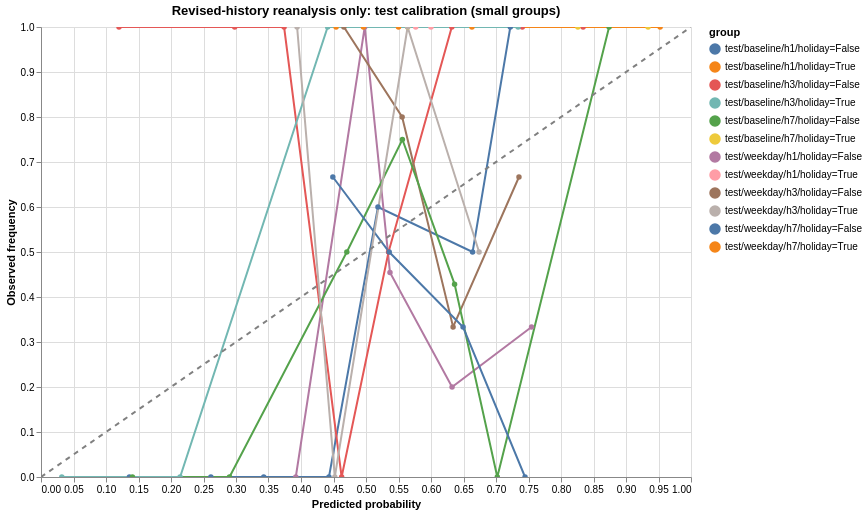

Vega-Lite specification for this chart:
### Vega-Lite specification from a JSON file in a GitHub repository (floating-point values rounded to 4 significant figures)
{"config": {"view": {"continuousWidth": 300, "continuousHeight": 300}}, "layer": [{"data": {"name": "data-9320f73cb7be068b4e6e6eed4d5ad2b8"}, "mark": {"type": "line", "point": true}, "encoding": {"color": {"field": "group", "type": "nominal"}, "tooltip": [{"field": "group", "type": "nominal"}, {"field": "n", "type": "quantitative"}, {"field": "predicted", "type": "quantitative"}, {"field": "observed", "type": "quantitative"}], "x": {"field": "predicted", "scale": {"domain": [0, 1]}, "title": "Predicted probability", "type": "quantitative"}, "y": {"field": "observed", "scale": {"domain": [0, 1]}, "title": "Observed frequency", "type": "quantitative"}}, "name": "view_3dafa51fbd023c09_0"}, {"data": {"name": "data-6e6c4049a01252609e9f1cc779ddb128"}, "mark": {"type": "line", "color": "gray", "strokeDash": [5, 5]}, "encoding": {"x": {"field": "p", "type": "quantitative"}, "y": {"field": "p", "type": "quantitative"}}}], "height": 450, "params": [{"name": "param_1e9efca18e7a2868", "select": {"type": "interval", "encodings": ["x", "y"]}, "bind": "scales", "views": ["view_3dafa51fbd023c09_0"]}], "title": "Revised-history reanalysis only: test calibration (small groups)", "width": 650, "$schema": "https://vega.github.io/schema/vega-lite/v6.4.1.json", "datasets": {"data-9320f73cb7be068b4e6e6eed4d5ad2b8": [{"group": "test/baseline/h1/holiday=False", "bin": 1, "n": 2, "predicted": 0.136, "observed": 0.0}, {"group": "test/baseline/h1/holiday=False", "bin": 2, "n": 3, "predicted": 0.2613, "observed": 0.0}, {"group": "test/baseline/h1/holiday=False", "bin": 3, "n": 3, "predicted": 0.3427, "observed": 0.0}, {"group": "test/baseline/h1/holiday=False", "bin": 4, "n": 2, "predicted": 0.443, "observed": 0.0}, {"group": "test/baseline/h1/holiday=False", "bin": 5, "n": 5, "predicted": 0.5184, "observed": 0.6}, {"group": "test/baseline/h1/holiday=False", "bin": 6, "n": 2, "predicted": 0.664, "observed": 0.5}, {"group": "test/baseline/h1/holiday=False", "bin": 7, "n": 4, "predicted": 0.722, "observed": 1.0}, {"group": "test/weekday/h1/holiday=False", "bin": 3, "n": 1, "predicted": 0.392, "observed": 0.0}, {"group": "test/weekday/h1/holiday=False", "bin": 4, "n": 1, "predicted": 0.498, "observed": 1.0}, {"group": "test/weekday/h1/holiday=False", "bin": 5, "n": 11, "predicted": 0.5369, "observed": 0.4545}, {"group": "test/weekday/h1/holiday=False", "bin": 6, "n": 5, "predicted": 0.6324, "observed": 0.2}, {"group": "test/weekday/h1/holiday=False", "bin": 7, "n": 3, "predicted": 0.7547, "observed": 0.3333}, {"group": "test/baseline/h3/holiday=False", "bin": 1, "n": 1, "predicted": 0.12, "observed": 1.0}, {"group": "test/baseline/h3/holiday=False", "bin": 2, "n": 1, "predicted": 0.298, "observed": 1.0}, {"group": "test/baseline/h3/holiday=False", "bin": 3, "n": 1, "predicted": 0.374, "observed": 1.0}, {"group": "test/baseline/h3/holiday=False", "bin": 4, "n": 4, "predicted": 0.4625, "observed": 0.0}, {"group": "test/baseline/h3/holiday=False", "bin": 5, "n": 6, "predicted": 0.5347, "observed": 0.5}, {"group": "test/baseline/h3/holiday=False", "bin": 6, "n": 3, "predicted": 0.632, "observed": 1.0}, {"group": "test/baseline/h3/holiday=False", "bin": 7, "n": 4, "predicted": 0.7405, "observed": 1.0}, {"group": "test/baseline/h3/holiday=False", "bin": 8, "n": 1, "predicted": 0.834, "observed": 1.0}, {"group": "test/weekday/h3/holiday=False", "bin": 4, "n": 2, "predicted": 0.466, "observed": 1.0}, {"group": "test/weekday/h3/holiday=False", "bin": 5, "n": 10, "predicted": 0.5556, "observed": 0.8}, {"group": "test/weekday/h3/holiday=False", "bin": 6, "n": 6, "predicted": 0.634, "observed": 0.3333}, {"group": "test/weekday/h3/holiday=False", "bin": 7, "n": 3, "predicted": 0.7353, "observed": 0.6667}, {"group": "test/baseline/h7/holiday=False", "bin": 1, "n": 3, "predicted": 0.1407, "observed": 0.0}, {"group": "test/baseline/h7/holiday=False", "bin": 2, "n": 1, "predicted": 0.29, "observed": 0.0}, {"group": "test/baseline/h7/holiday=False", "bin": 4, "n": 4, "predicted": 0.4705, "observed": 0.5}, {"group": "test/baseline/h7/holiday=False", "bin": 5, "n": 4, "predicted": 0.556, "observed": 0.75}, {"group": "test/baseline/h7/holiday=False", "bin": 6, "n": 7, "predicted": 0.6363, "observed": 0.4286}, {"group": "test/baseline/h7/holiday=False", "bin": 7, "n": 1, "predicted": 0.702, "observed": 0.0}, {"group": "test/baseline/h7/holiday=False", "bin": 8, "n": 1, "predicted": 0.874, "observed": 1.0}, {"group": "test/weekday/h7/holiday=False", "bin": 4, "n": 6, "predicted": 0.449, "observed": 0.6667}, {"group": "test/weekday/h7/holiday=False", "bin": 5, "n": 6, "predicted": 0.5357, "observed": 0.5}, {"group": "test/weekday/h7/holiday=False", "bin": 6, "n": 6, "predicted": 0.6493, "observed": 0.3333}, {"group": "test/weekday/h7/holiday=False", "bin": 7, "n": 3, "predicted": 0.7447, "observed": 0.0}, {"group": "test/baseline/h7/holiday=True", "bin": 5, "n": 1, "predicted": 0.564, "observed": 1.0}, {"group": "test/baseline/h7/holiday=True", "bin": 8, "n": 2, "predicted": 0.826, "observed": 1.0}, {"group": "test/baseline/h7/holiday=True", "bin": 9, "n": 2, "predicted": 0.934, "observed": 1.0}, {"group": "test/weekday/h7/holiday=True", "bin": 4, "n": 2, "predicted": 0.454, "observed": 1.0}, {"group": "test/weekday/h7/holiday=True", "bin": 5, "n": 1, "predicted": 0.55, "observed": 1.0}, {"group": "test/weekday/h7/holiday=True", "bin": 6, "n": 2, "predicted": 0.663, "observed": 1.0}, {"group": "test/baseline/h1/holiday=True", "bin": 4, "n": 1, "predicted": 0.496, "observed": 1.0}, {"group": "test/baseline/h1/holiday=True", "bin": 9, "n": 4, "predicted": 0.9525, "observed": 1.0}, {"group": "test/weekday/h1/holiday=True", "bin": 5, "n": 4, "predicted": 0.5765, "observed": 1.0}, {"group": "test/weekday/h1/holiday=True", "bin": 6, "n": 1, "predicted": 0.6, "observed": 1.0}, {"group": "test/baseline/h3/holiday=True", "bin": 0, "n": 1, "predicted": 0.032, "observed": 0.0}, {"group": "test/baseline/h3/holiday=True", "bin": 2, "n": 1, "predicted": 0.214, "observed": 0.0}, {"group": "test/baseline/h3/holiday=True", "bin": 4, "n": 2, "predicted": 0.441, "observed": 1.0}, {"group": "test/baseline/h3/holiday=True", "bin": 7, "n": 1, "predicted": 0.734, "observed": 1.0}, {"group": "test/weekday/h3/holiday=True", "bin": 3, "n": 1, "predicted": 0.394, "observed": 1.0}, {"group": "test/weekday/h3/holiday=True", "bin": 4, "n": 1, "predicted": 0.452, "observed": 0.0}, {"group": "test/weekday/h3/holiday=True", "bin": 5, "n": 1, "predicted": 0.564, "observed": 1.0}, {"group": "test/weekday/h3/holiday=True", "bin": 6, "n": 2, "predicted": 0.674, "observed": 0.5}], "data-6e6c4049a01252609e9f1cc779ddb128": [{"p": 0}, {"p": 1}]}}
